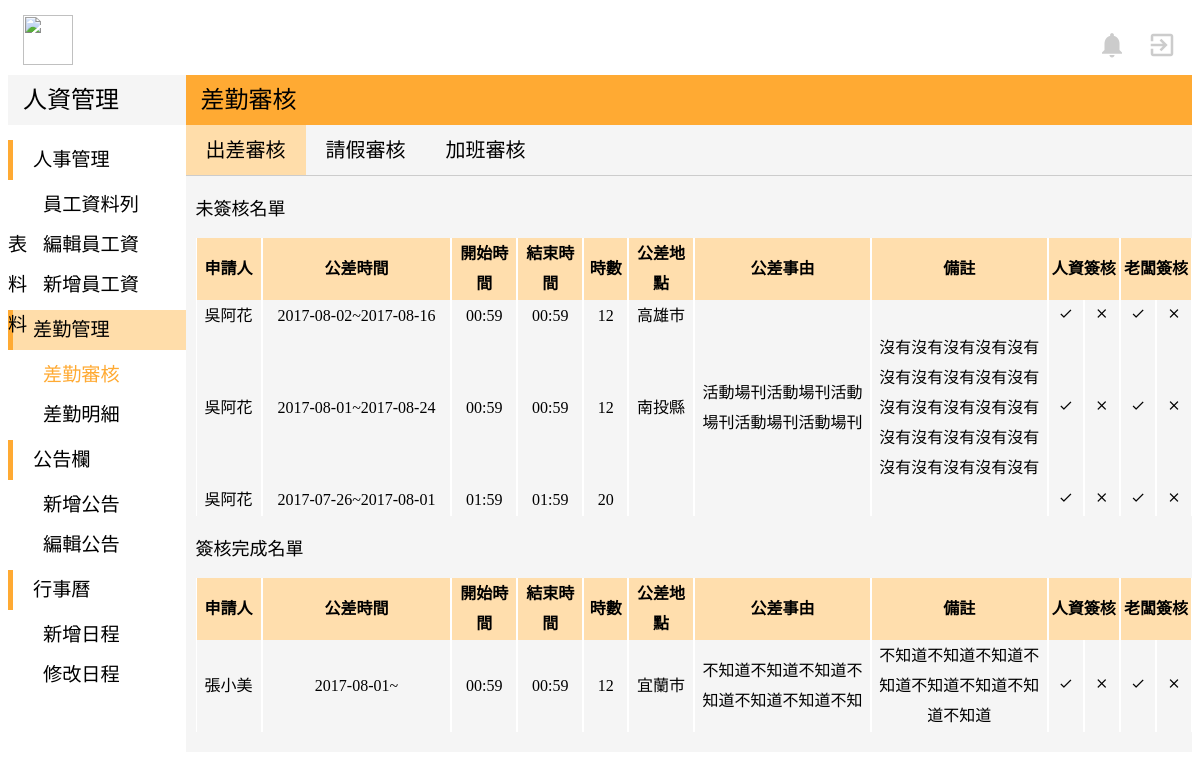
The app's page /admin-Model/admin_bTrip.php (signed in) with its own data.
### tables this page shows
CREATE TABLE `business` (
  `id` int(10) UNSIGNED NOT NULL,
  `b_sn` varchar(15) NOT NULL,
  `b_name` varchar(20) NOT NULL,
  `b_startDate` date NOT NULL,
  `b_endDate` date NOT NULL,
  `b_startTime` time NOT NULL,
  `b_endTime` time NOT NULL,
  `b_totalTime` varchar(20) NOT NULL,
  `b_location` varchar(20) NOT NULL,
  `b_state` varchar(20) NOT NULL,
  `b_comment` varchar(50) DEFAULT NULL,
  `b_month` varchar(20) NOT NULL,
  `b_hrCheck` varchar(20) NOT NULL DEFAULT '簽核中',
  `b_bossCheck` varchar(10) NOT NULL DEFAULT '簽核中',
  `b_applyDate` timestamp NOT NULL DEFAULT CURRENT_TIMESTAMP ON UPDATE CURRENT_TIMESTAMP
);

### admin-Model/admin_bTrip.php (the view, shortened to what this page needs)
<!DOCTYPE html>
<?php
$servername = "localhost";
$username = "root";
$password = "root";
$dbname = "peopleresource";
try {
    $conn = mysqli_connect($servername,$username ,$password,$dbname);
    $sql = "SELECT * FROM business";
    $result = mysqli_query($conn,$sql);
    }
catch(PDOException $e)
    {
    echo $sql . "<br>" . $e->getMessage();
    }
?>
<html>
<head>
	<link rel="stylesheet" href="../view/indexStyle.css">
</head>
<body>
  <div class="top">
			<img class="titleImg" src="http://www.lctech.com.tw/wp-content/uploads/bfi_thumb/%E6%9C%AA%E5%91%BD%E5%90%8D-1-%E6%8B%B7%E8%B2%9D-31w65e1o8bhj94p9q5patm@2x.png" width="50" height="50">
		<a href="../user-Model/user_index.php">
			<i id="topIcon" class="material-icons" >exit_to_app</i>
		</a>
		<a href="#">
			<i id="topIcon" class="material-icons">notifications</i>
		</a>
	</div>
	<div class="down">
		<div class="left">
			<div class="left-top">
				<p class="left-top-title">人資管理</p>
			</div>
			<div class="left-bottom">
				<div style="margin-bottom:5px">
					<div class="left-title">
						<p style="margin:auto 20px">人事管理</p>
					</div>
					<div class="left-list" >
						<a href="admin_employee.php" style="margin:auto 35px">員工資料列表</a>
					</div>
						<div class="left-list">
							<a href="admin_editEmployee.php" style="margin:auto 35px">編輯員工資料</a>
						</div>
						<div class="left-list">
							<a href="admin_addEmployee.php" style="margin:auto 35px">新增員工資料</a>
						</div>
				</div>
				<div style="margin-bottom:5px">
					<div class="left-title"  style="background-color:#FFDDAA">
						<p style="margin:auto 20px">差勤管理</p>
					</div>
					<div class="left-list">
						<p style="margin:auto 35px;color:#FFAA33;font-weight:500">差勤審核</p>
					</div>
					<div class="left-list">
						<a href="admin_mission.php" style="margin:auto 35px">差勤明細</a>
					</div>
				</div>
				<div style="margin-bottom:5px">
					<div class="left-title">
						<p style="margin:auto 20px">公告欄</p>
					</div>
					<div class="left-list">
						<a href="admin_addNews.php" style="margin:auto 35px">新增公告</a>
					</div>
					<div class="left-list">
						<a href="admin_editNews.php" style="margin:auto 35px">編輯公告</a>
					</div>
				</div>
				<div style="margin-bottom:5px">
					<div class="left-title">
						<p style="margin:auto 20px">行事曆</p>
					</div>
					<div class="left-list">
						<a href="#" style="margin:auto 35px">新增日程</a>
					</div>
					<div class="left-list">
						<a href="#" style="margin:auto 35px">修改日程</a>
					</div>
				</div>
			</div>
		</div>
		<div class="right">
			<div class="right-top">
				<p class="right-top-title">差勤審核</p>
			</div>
			<div class="right-bottom">
        <div style="width:100%;height:50px;margin:auto;;border-bottom:solid 1px #CCC;">
          <div style="float:left;background-color:#FFDDAA">
  					<p class="right-title">出差審核</p>
          </div>
          <div style="float:left">
  					<a href="admin_leave.php" class="right-title">請假審核</a>
          </div>
          <div style="float:left">
  					<a href="admin_overtime.php" class="right-title">加班審核</a>
          </div>
  			</div>
        <div style="margin-left:10px">
        <p style="font-size:18px;font-family:Microsoft JhengHei">未簽核名單</p>
          <table cellspacing="0">
						<th>申請人</th>
						<th>公差時間</th>
						<th>開始時間</th>
						<th>結束時間</th>
						<th>時數</th>
						<th>公差地點</th>
						<th>公差事由</th>
						<th>備註</th>
						<th colspan="2">人資簽核</th>
						<th colspan="2">老闆簽核</th>
					<?php
						while($row = mysqli_fetch_array($result)) {
            if($row["b_hrCheck"]=='簽核中' || $row["b_bossCheck"]=='簽核中'){?>
						<tr>
  						<td style="width:70px"><?php echo $row["b_name"]; ?></td>
  						<td style="width:215px"><?php echo $row["b_startDate"]; ?>~<?php echo $row["b_endDate"];?></td>
  						<td style="width:70px"><?php echo substr($row["b_startTime"],0,-3);?></td>
  						<td style="width:70px"><?php echo substr($row["b_endTime"],0,-3);?></td>
  						<td style="width:45px"><?php echo $row["b_totalTime"]?></td>
  						<td style="width:70px"><?php echo $row["b_location"];?></td>
  						<td style="width:200px"><?php echo $row["b_state"];?></td>
  						<td style="width:200px"><?php echo $row["b_comment"];?></td>
  						<td style="width:35px"><a href="admin_bTrip_hrCheck.php?id=<?php echo $row["id"]; ?>">
  						<i class="material-icons" style="font-size:15px">check</i></a></td>
              <td style="width:35px"><a href="admin_bTrip_hrCheck.php?id=<?php echo $row["id"]; ?>">
  						     <i class="material-icons" style="font-size:15px">clear</i></a></td>
  						<td style="width:35px"><a href="admin_bTrip_bossCheck.php?id=<?php echo $row["id"]; ?>">
  						<i class="material-icons" style="font-size:15px">check</i></a></td>
              <td style="width:35px"><a href="admin_bTrip_bossCheck.php?id=<?php echo $row["id"]; ?>">
  						<i class="material-icons" style="font-size:15px">clear</i></a></td>
  					</tr>
					<?php }} ?>
					</table>
        </div>
				<div style="margin-left:10px">
          <p style="font-size:18px;font-family:Microsoft JhengHei">簽核完成名單</p>
					<table cellspacing="0">
						<th>申請人</th>
						<th>公差時間</th>
						<th>開始時間</th>
						<th>結束時間</th>
						<th>時數</th>
						<th>公差地點</th>
						<th>公差事由</th>
						<th>備註</th>
						<th colspan="2">人資簽核</th>
						<th colspan="2">老闆簽核</th>
					<?php
            $sql = "SELECT * FROM business";
            $result = mysqli_query($conn,$sql);
						while($row2 = mysqli_fetch_array($result)) {
            if($row2["b_hrCheck"]!='簽核中' && $row2["b_bossCheck"]!='簽核中'){
          ?>
						<tr>
						<td style="width:70px"><?php echo $row2["b_name"]; ?></td>
						<td style="width:215px"><?php echo $row2["b_startDate"]; ?>~<?php echo $row["b_endDate"];?></td>
						<td style="width:70px"><?php echo substr($row2["b_startTime"],0,-3);?></td>
						<td style="width:70px"><?php echo substr($row2["b_endTime"],0,-3);?></td>
						<td style="width:45px"><?php echo $row2["b_totalTime"]?></td>
						<td style="width:70px"><?php echo $row2["b_location"];?></td>
						<td style="width:200px"><?php echo $row2["b_state"];?></td>
						<td style="width:200px"><?php echo $row2["b_comment"];?></td>
						<td style="width:35px"><a href="admin_bTrip_hrCheck.php?id=<?php echo $row2["id"]; ?>">
						<i class="material-icons" style="font-size:15px">check</i></a></td>
            <td style="width:35px"><a href="admin_bTrip_hrCheck.php?id=<?php echo $row2["id"]; ?>">
						  <i class="material-icons" style="font-size:15px">clear</i></a></td>
						<td style="width:35px"><a href="admin_bTrip_bossCheck.php?id=<?php echo $row2["id"]; ?>">
						<i class="material-icons" style="font-size:15px">check</i></a></td>
            <td style="width:35px"><a href="admin_bTrip_bossCheck.php?id=<?php echo $row2["id"]; ?>">
						<i class="material-icons" style="font-size:15px">clear</i></a></td>
						</tr>
					<?php }} ?>
					</table>
				</div>
			</div>
		</div>
	</div>
</body>
</html>

### view/indexStyle.css (style rules this page uses)
a { text-decoration:none; }
a:link { color: black; }
.top { width:100%; height:60px; background-color:white; margin-top:15px; }
.titleImg { float:left; margin-left:15px; }
#topIcon { margin-top:15px; margin-right:15px; margin-left:5px; float:right; font-size:30px; color:#CCC; }
.down { width:100%; height:auto; background-color:white; margin:auto; }
.left { width:15%; height:auto; background-color:white; margin:auto; float:left; }
.left-top { width:100%; height:50px; background-color:#F5F5F5; margin:auto; }
.left-top-title { line-height:50px; font-family:Microsoft JhengHei; font-size:150%; margin:auto 15px; font-weight: 500; }
.left-bottom { margin-top: 15px; }
.left-title { width:100%; height:40px; text-align:left; font-family:Microsoft JhengHei; border-left:solid 5px #FFAA33; margin-bottom:5px; line-height:40px; font-size:120%; }
.left-list { width:100%; height:40px; text-align:left; font-family:Microsoft JhengHei; font-size:18px; color:#666666; font-size:120%; line-height:40px; font-weight: 300; }
.right { width:85%; height:auto; background-color:#F5F5F5; margin:auto; float:right; padding-bottom: 20px; }
.right-top { width:100%; height:50px; background-color:#FFAA33; margin:auto; }
.right-top-title { line-height:50px; font-family:Microsoft JhengHei; font-size:150%; margin:auto 15px; font-weight: 500; }
.right-title { line-height:50px; margin:auto 20px; font-size:20px; font-family: Microsoft JhengHei; }
table { margin-top:10px; font-family:Microsoft JhengHei; font-size:16px; line-height:30px; table-layout:fixed; word-wrap:break-word; word-break: break-all; }
td,th,tr { font-family:Microsoft JhengHei; font-size:16px; text-align:center; }

### admin-Model/admin_bTrip.php (style rules this page uses)
th { background-color:#FFDEAD; }
td,tr,th { border-left: solid 1px white; border-right: solid 1px white; }

### records on screen
business: b_name "吳阿花", b_startDate "2017-08-02", b_endDate "2017-08-16", b_startTime "00:59", b_endTime "00:59", b_totalTime "12", b_location "高雄市"
business: b_name "吳阿花", b_startDate "2017-08-01", b_endDate "2017-08-24", b_startTime "00:59", b_endTime "00:59", b_totalTime "12", b_location "南投縣", b_state "活動場刊活動場刊活動場刊活動場刊活動場刊", b_comment "沒有沒有沒有沒有沒有沒有沒有沒有沒有沒有沒有沒有沒有沒有沒有沒有沒有沒有沒有沒有沒有沒有沒有沒有沒有"
business: b_name "吳阿花", b_startDate "2017-07-26", b_endDate "2017-08-01", b_startTime "01:59", b_endTime "01:59", b_totalTime "20"
business: b_name "張小美", b_startDate "2017-08-01", b_startTime "00:59", b_endTime "00:59", b_totalTime "12", b_location "宜蘭市", b_state "不知道不知道不知道不知道不知道不知道不知", b_comment "不知道不知道不知道不知道不知道不知道不知道不知道"
